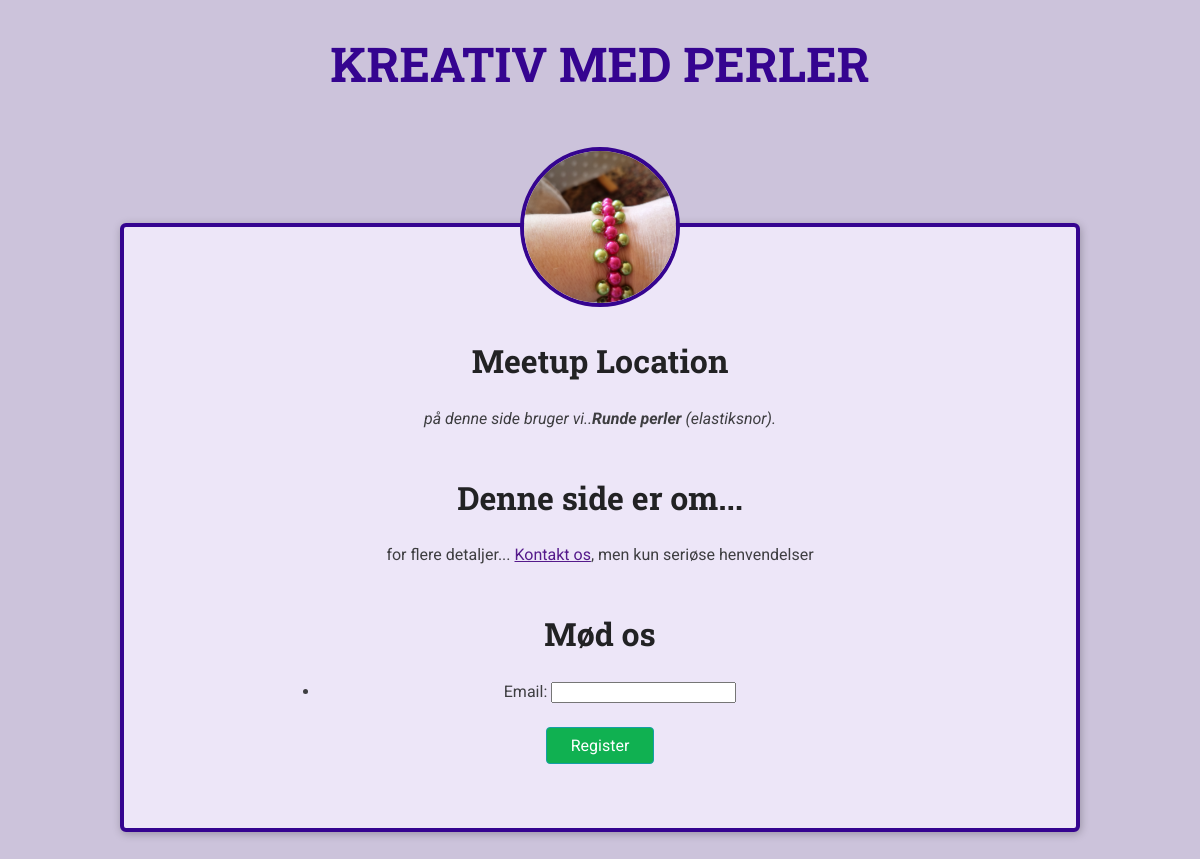
Page /meetups/armband-smal on the committed database.
### meetups/models.py (models this page shows, shortened)
class Meetup(models.Model):
    title = models.CharField(max_length=60)
    organizer_email = models.EmailField()
    date = models.DateField()
    slug = models.SlugField(unique=True)
    description =models.TextField()
    image = models.ImageField(upload_to='images')
    location = models.ForeignKey(Location, on_delete=models.CASCADE)
    participants = models.ManyToManyField(Participant, blank=True)

class Location(models.Model):
    name = models.CharField(max_length=200)
    address = models.CharField(max_length=300)

### meetups/views.py (the view)
# urls.py: path('meetups/<slug:meetup_slug>', views.meetup_detail, name='meetup-detail'),
def meetup_detail(request, meetup_slug):
    try:
        selected_meetup = Meetup.objects.get(slug=meetup_slug)
        if request.method == 'GET':
            registration_form = RegistrationForm()
        else:
            registration_form = RegistrationForm(request.POST)
            if registration_form.is_valid():
                participant = registration_form.save()
                selected_meetup.participants.add(participant)
                return redirect('confirm-registration')
        return render(request, 'meetups/meetup_details.html', {
                'meetup_found':True,
                'meetup': selected_meetup,
                'form': registration_form,
            })
    except Exception as exc:
        return render(request, 'meetups/meetup_details.html', {
            'meetup_found': False
        })

### meetups/forms.py
class RegistrationForm(forms.ModelForm):
    class Meta:
        model = Participant
        fields = ['email']

### meetups/templates/meetups/meetup_details.html (shortened to what this page needs)
{% extends 'meetups/base/base.html' %}
{% load static %}
{% block site_css %}
 <link rel="stylesheet" href="{% static 'meetups/styles/meetup-detail.css' %}">
{% endblock %}
{% block body %}
{% if meetup_found %}
<article>
    <img id="main-image" src="{{ meetup.image.url }}" alt="{{ meetup.title }}">
    <section id="location">
        <h2>Meetup Location</h2>
        <address>på denne side bruger vi..<span>{{ meetup.location.name }}</span> ({{ meetup.location.address }}).</address>
    </section>
    <section id="Læs mere">
        <h2>Denne side er om...</h2>
        <footer>
            <p>for flere detaljer... <a href="">Kontakt os</a>, men kun seriøse henvendelser</p>
        </footer>
    </section>
    <section id="Registrering">
        <h2>Mød os</h2>
        <form action="{% url 'meetup-detail' meetup.slug %}" method="POST">
            <ul>
                {{ form.as_ul }}
            </ul>
            <div id="registration-actions">
                <button>Register</button>
            </div>
        </form>
    </section>
</article>
{% else %}
<p>Der er ikke fundet nogen side, sorry</p>
{% endif %}
{% endblock %}

### meetups/static/meetups/styles/base.css (style rules this page uses)
* { box-sizing: border-box; }
body { font-family: 'Roboto', sans-serif; margin: 0; background-color: #ccc3db; color: #3e3e41; }
h1, h2, h3 { font-family: 'Roboto Slab', sans-serif; color: #222224; }
button, .btn { cursor: pointer; font: inherit; padding: 0.5rem 1.5rem; background-color: #10b151; border: 1px solid #159fa6; color: white; border-radius: 4px; text-decoration: none; }

### meetups/static/meetups/styles/all-meetups.css (style rules this page uses)
section { max-width: 40rem; margin: 3rem auto; }

### meetups/static/meetups/styles/meetup-detail.css (style rules this page uses)
article { max-width: 60rem; margin: 5rem auto; border-radius: 6px; background-color: #ede6f8; border: 4px solid #350490; box-shadow: 1px 2px 8px rgba(0, 0, 0, 0.25); position: relative; padding: 1rem; text-align: center; }
#main-image { width: 10rem; height: 10rem; object-fit: cover; position: absolute; top: -5rem; left: calc(50% - 5rem); border-radius: 50%; border: 4px solid #350490; }
section:first-of-type { margin-top: 6rem; }
h2 { font-size: 2rem; }
address span { font-weight: bold; }
#registration-actions { margin-top: 1.5rem; }

### rows in the picture
Meetup: image (picture), location.name "Runde perler", location.address "elastiksnor"
